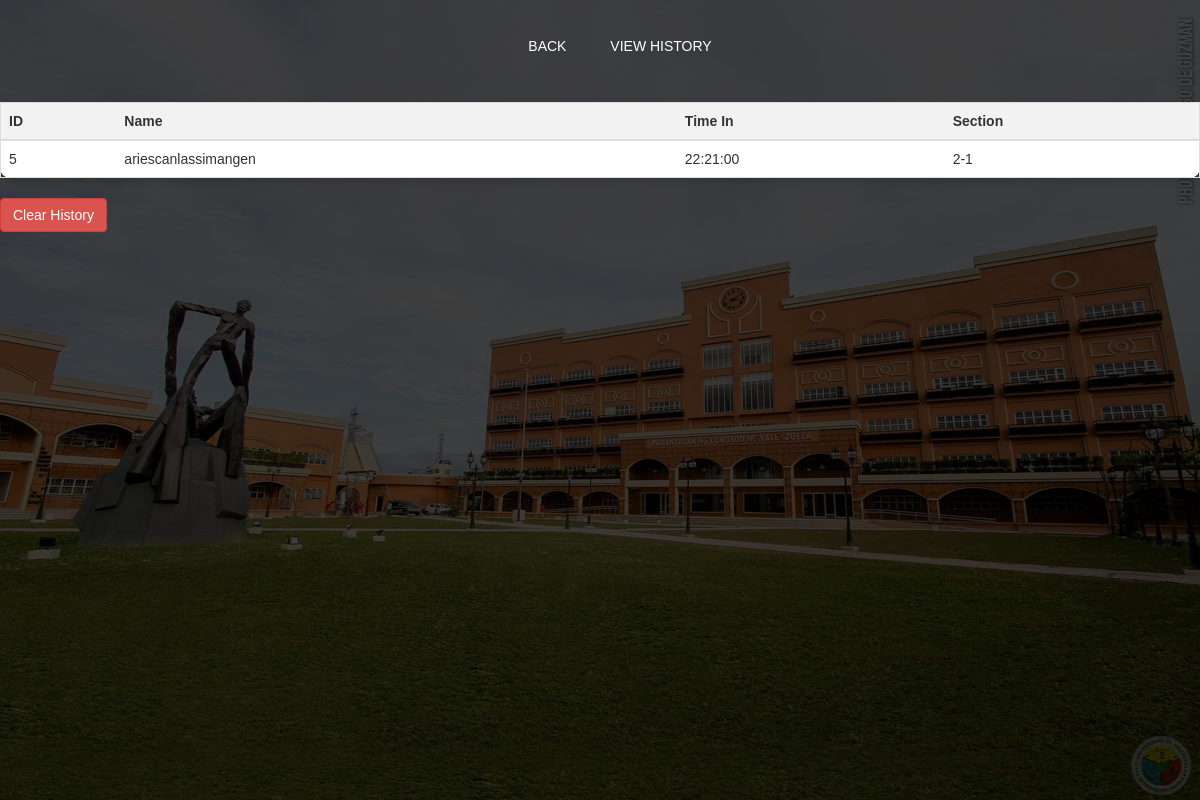
The page /student_study_history.php on the database its author committed.
### tables this page shows
CREATE TABLE `studybook` (
  `id` int(11) NOT NULL,
  `name` varchar(255) NOT NULL,
  `date` date NOT NULL,
  `time` time NOT NULL,
  `section` varchar(255) DEFAULT NULL
);

### student_study_history.php (the view, shortened to what this page needs)
<?php
$mysqli = new mysqli('localhost', 'root', '', 'bookingcalendar');
$sql = "SELECT * FROM studybook";
$result = $mysqli->query($sql);
?>
<!DOCTYPE html>
<html>
<head>
    <link rel="stylesheet" href="https://maxcdn.bootstrapcdn.com/bootstrap/3.4.0/css/bootstrap.min.css">
</head>
<body>
<div class="banner">
        <div class="navbar">
            <ul>
                <li><a href="study_booking.php">Back</a></li>
                <li><a href="student_study_history.php">VIEW HISTORY</a></li>
            </ul>
        </div>
        <?php
if ($result->num_rows > 0) {
    echo "<table class='table'>";
    echo "<thead><tr><th>ID</th><th>Name</th><th>Time In</th><th>Section</th></tr></thead>";
    echo "<tbody>";
    while($row = $result->fetch_assoc()) {
        echo "<tr>";
        echo "<td>".$row["id"]."</td>";
        echo "<td>".$row["name"]."</td>";
        echo "<td>".$row["time"]."</td>";
        echo "<td>".$row["section"]."</td>";
        echo "</tr>";
    }
    echo "</tbody>";
    echo "</table>";
} else {
    echo "0 results";
}
?>
        <form method="post">
            <button type="submit" name="clear_history" class="btn btn-danger">Clear History</button>
        </form>
    </div>
</body>
</html>

### student_study_history.php (style rules this page uses)
body { font-family: Arial, sans-serif; background-color: #f5f5f5; margin: 0; padding: 0; }
.table { width: 100%; border-collapse: collapse; border: 1px solid #ddd; background-color: #fff; box-shadow: 0 4px 6px rgba(0, 0, 0, 0.1); border-radius: 10px; }
.table th, .table td { padding: 12px; text-align: left; border-bottom: 1px solid #ddd; }
.table th { background-color: #f2f2f2; }
.banner { width: 100%; height: 100vh; background-image: linear-gradient(rgba(0,0,0,0.75),rgba(0,0,0,0.75)),url(aries.jpg); background-size: cover; background-position: center; }
.navbar { width: 85%; margin: auto; padding: 35px 0; display: flex; justify-content:space-between ; }
.navbar ul li { list-style: none; display: inline-block; margin: 0 20px; position: relative; }
.navbar ul li a { text-decoration: none; color: #fff; text-transform: uppercase; }
.navbar ul li::after { content: ''; height: 3px; width: 0; background: #009688; position: absolute; left: 0; bottom: -10px; transition: 0.5s; }

### rows shown on the page
studybook: id "5", name "ariescanlassimangen", time "22:21:00", section "2-1"
